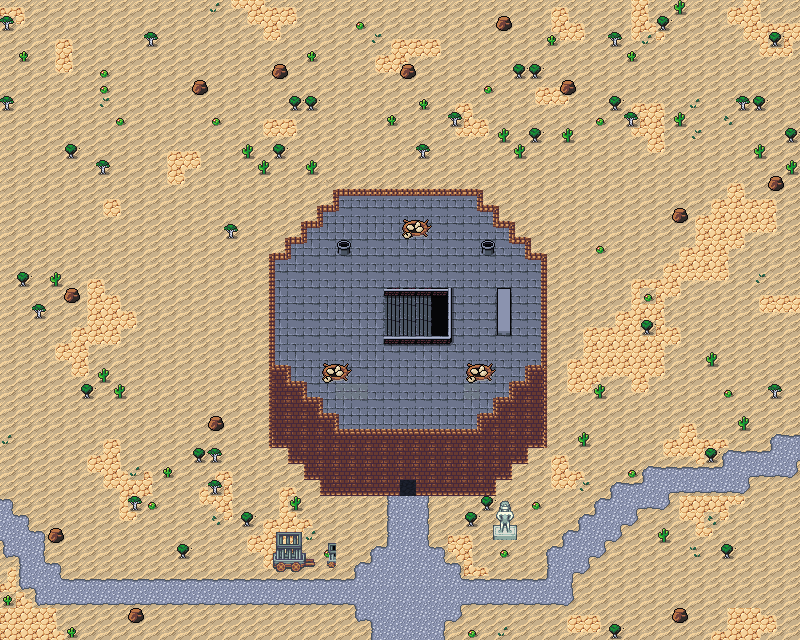

The image is a tile-based game level rendered from a .tmx file. Its description and source (layers, tilesets, objects; grid data summarised) follow:
An orthogonal 50x40 tile map with 16x16 px tiles, 6 tile layers (Colission, Background, Ground, Walls, ...), 4 tilesets and 33 objects.

<map version="1.10" tiledversion="1.10.1" orientation="orthogonal" renderorder="right-down" width="50" height="40" tilewidth="16" tileheight="16" infinite="0" nextlayerid="11" nextobjectid="129">
 <tileset firstgid="1" source="../../tileset/main.tsx" />
 <tileset firstgid="10113" source="../../tileset/buildings.tsx" />
 <tileset firstgid="11905" source="../../tileset/dungeon.tsx" />
 <tileset firstgid="16001" source="../../tileset/FarmFood.tsx" />
 <layer id="10" name="Colission" width="50" height="40">
  <data>[2000 cells, 120 non-empty, 6 distinct tile ids]</data>
 </layer>
 <layer id="1" name="Background" width="50" height="40">
  <data>[2000 cells, 1977 non-empty, 6 distinct tile ids]</data>
 </layer>
 <layer id="8" name="Ground" width="50" height="40">
  <data>[2000 cells, 657 non-empty, 46 distinct tile ids]</data>
 </layer>
 <layer id="2" name="Walls" width="50" height="40">
  <data>[2000 cells, 245 non-empty, 17 distinct tile ids]</data>
 </layer>
 <layer id="3" name="Clutter" width="50" height="40">
  <properties>
   <property name="spriteLayer" type="bool" value="true" />
  </properties>
  <data>[2000 cells, 335 non-empty, 54 distinct tile ids]</data>
 </layer>
 <layer id="9" name="Shades" width="50" height="40" opacity="0.6">
  <data>[2000 cells, 1 non-empty, 1 distinct tile ids]</data>
 </layer>
 <objectgroup id="4" name="Objects">
  <object id="90" template="../../obj/door_left.tx" x="397.5" y="496.5" width="20" height="20">
   <properties>
    <property name="direction" value="up" />
    <property name="teleport" value="../common/maps/map/aerie/aerie_1.tmx" />
    <property name="teleportObjectId" value="38" />
   </properties>
  </object>
  <object id="91" template="../../obj/enemy.tx" x="138.284" y="133.754">
   <properties>
    <property name="enemy" value="Griffin" />
    <property name="threatRange" type="int" value="30" />
    <property name="waypoints" value="118,121,120" />
   </properties>
  </object>
  <object id="92" template="../../obj/enemy.tx" x="336.16" y="575.997">
   <properties>
    <property name="enemy" value="Aerie Guard" />
   </properties>
  </object>
  <object id="94" template="../../obj/gold.tx" x="709.083" y="51.833" />
  <object id="95" template="../../obj/gold.tx" x="23.894" y="33.341" />
  <object id="97" template="../../obj/enemy.tx" x="400.5" y="513.333">
   <properties>
    <property name="enemy" value="Artifact Warrior" />
    <property name="threatRange" type="int" value="0" />
   </properties>
  </object>
  <object id="99" template="../../obj/enemy.tx" x="129.829" y="248.132">
   <properties>
    <property name="enemy" value="Scarab" />
    <property name="threatRange" type="int" value="30" />
    <property name="waypoints" value="119,120,119,117" />
   </properties>
  </object>
  <object id="100" template="../../obj/enemy.tx" x="407.538" y="233.709">
   <properties>
    <property name="enemy" value="Griffin" />
    <property name="threatRange" type="int" value="30" />
   </properties>
  </object>
  <object id="102" template="../../obj/gold.tx" x="431.962" y="417.046" />
  <object id="103" template="../../obj/gold.tx" x="414.938" y="417.887" />
  <object id="104" template="../../obj/door_left.tx" x="386.212" y="335.546" width="20" height="39.5">
   <properties>
    <property name="direction" value="up" />
    <property name="teleport" value="../common/maps/map/aerie/aerie_4.tmx" />
    <property name="teleportObjectId" value="88" />
   </properties>
  </object>
  <object id="105" template="../../obj/manashards.tx" x="371.712" y="418.546" />
  <object id="106" template="../../obj/manashards.tx" x="393.712" y="418.546" />
  <object id="108" template="../../obj/enemy.tx" x="471.212" y="379.546">
   <properties>
    <property name="enemy" value="Griffin" />
    <property name="threatRange" type="int" value="30" />
   </properties>
  </object>
  <object id="110" template="../../obj/booster.tx" x="372.5" y="403">
   <properties>
    <property name="reward">[
  {
    "editions": [ "MM2" ],
    "type": "card",
    "count": 10,
    "rarity": [ "Common" ]
  },
  {
    "editions": [ "MM2" ],
    "type": "card",
    "count": 3,
    "rarity": [ "Uncommon" ]
  },
  {
    "editions": [ "MM2" ],
    "type": "card",
    "count": 3,
    "rarity": [ "Rare", "Mythic Rare" ]
  }
]
</property>
   </properties>
  </object>
  <object id="111" template="../../obj/booster.tx" x="394.5" y="402">
   <properties>
    <property name="reward">[
  {
    "editions": [ "MM2" ],
    "type": "card",
    "count": 10,
    "rarity": [ "Common" ]
  },
  {
    "editions": [ "MM2" ],
    "type": "card",
    "count": 3,
    "rarity": [ "Uncommon" ]
  },
  {
    "editions": [ "MM2" ],
    "type": "card",
    "count": 3,
    "rarity": [ "Rare", "Mythic Rare" ]
  }
]
</property>
   </properties>
  </object>
  <object id="112" template="../../obj/booster.tx" x="415.5" y="403.5">
   <properties>
    <property name="reward">[
  {
    "editions": [ "MM2" ],
    "type": "card",
    "count": 10,
    "rarity": [ "Common" ]
  },
  {
    "editions": [ "MM2" ],
    "type": "card",
    "count": 3,
    "rarity": [ "Uncommon" ]
  },
  {
    "editions": [ "MM2" ],
    "type": "card",
    "count": 3,
    "rarity": [ "Rare", "Mythic Rare" ]
  }
]
</property>
   </properties>
  </object>
  <object id="113" template="../../obj/enemy.tx" x="327" y="378.5">
   <properties>
    <property name="enemy" value="Griffin" />
    <property name="threatRange" type="int" value="30" />
   </properties>
  </object>
  <object id="114" template="../../obj/enemy.tx" x="733" y="275">
   <properties>
    <property name="enemy" value="Griffin" />
    <property name="threatRange" type="int" value="30" />
    <property name="waypoints" value="123,124,122" />
   </properties>
  </object>
  <object id="115" template="../../obj/enemy.tx" x="608.5" y="151.5">
   <properties>
    <property name="enemy" value="Scarab" />
    <property name="threatRange" type="int" value="30" />
    <property name="waypoints" value="125,123,127,128,122,128" />
   </properties>
  </object>
  <object id="116" template="../../obj/shop.tx" x="319" y="568">
   <properties>
    <property name="commonShopList" value="Plains" />
    <property name="noRestock" type="bool" value="true" />
    <property name="signXOffset" type="float" value="-32" />
    <property name="signYOffset" type="float" value="0" />
   </properties>
  </object>
  <object id="117" template="../../obj/waypoint.tx" x="70" y="217.5" />
  <object id="118" template="../../obj/waypoint.tx" x="329.5" y="46" />
  <object id="119" template="../../obj/waypoint.tx" x="181.5" y="367.5" />
  <object id="120" template="../../obj/waypoint.tx" x="51.5" y="488.5" />
  <object id="121" template="../../obj/waypoint.tx" x="56.5" y="59.5" />
  <object id="122" template="../../obj/waypoint.tx" x="706.5" y="79.5" />
  <object id="123" template="../../obj/waypoint.tx" x="577.5" y="322.5" />
  <object id="124" template="../../obj/waypoint.tx" x="749.5" y="490" />
  <object id="125" template="../../obj/waypoint.tx" x="571" y="203.5" />
  <object id="126" template="../../obj/waypoint.tx" x="623" y="614" />
  <object id="127" template="../../obj/waypoint.tx" x="645" y="159" />
  <object id="128" template="../../obj/waypoint.tx" x="712" y="158.5" />
 </objectgroup>
</map>
